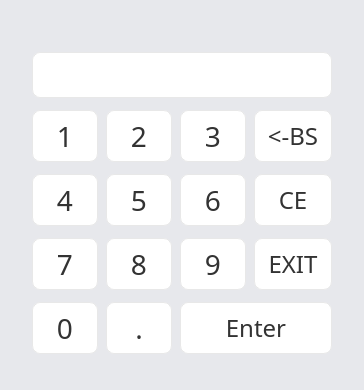
<?xml version="1.0" encoding="UTF-8"?>
<ui version="4.0">
 <class>Dialogkeygeneral</class>
 <widget class="QDialog" name="Dialogkeygeneral">
  <property name="geometry">
   <rect>
    <x>0</x>
    <y>0</y>
    <width>364</width>
    <height>390</height>
   </rect>
  </property>
  <property name="windowTitle">
   <string>Dialog</string>
  </property>
  <property name="styleSheet">
   <string notr="true">QDialog
{
background: #E7E8EC;
border-radius: 18px;
}</string>
  </property>
  <widget class="softkey" name="toolButton_nine_general">
   <property name="geometry">
    <rect>
     <x>180</x>
     <y>238</y>
     <width>66</width>
     <height>52</height>
    </rect>
   </property>
   <property name="styleSheet">
    <string notr="true">QToolButton
{
background: #FFFFFF;
border: 1px solid rgba(232,232,232,1);
border-radius: 8px;
font-family: PingFangSC-Regular;
font-size: 28px;
color: #333333;
text-align: center;
font-weight: 400;
}
QToolButton:pressed
{
	padding-left:1px;
	padding-top:1px;
}
</string>
   </property>
   <property name="text">
    <string>9</string>
   </property>
  </widget>
  <widget class="softkey" name="toolButton_four_general">
   <property name="geometry">
    <rect>
     <x>32</x>
     <y>174</y>
     <width>66</width>
     <height>52</height>
    </rect>
   </property>
   <property name="styleSheet">
    <string notr="true">QToolButton
{
background: #FFFFFF;
border: 1px solid rgba(232,232,232,1);
border-radius: 8px;
font-family: PingFangSC-Regular;
font-size: 28px;
color: #333333;
text-align: center;
font-weight: 400;
}
QToolButton:pressed
{
	padding-left:1px;
	padding-top:1px;
}
</string>
   </property>
   <property name="text">
    <string>4</string>
   </property>
  </widget>
  <widget class="softkey" name="toolButton_point_general">
   <property name="geometry">
    <rect>
     <x>106</x>
     <y>302</y>
     <width>66</width>
     <height>52</height>
    </rect>
   </property>
   <property name="styleSheet">
    <string notr="true">QToolButton
{
background: #FFFFFF;
border: 1px solid rgba(232,232,232,1);
border-radius: 8px;
font-family: PingFangSC-Regular;
font-size: 28px;
color: #333333;
text-align: center;
font-weight: 400;
}
QToolButton:pressed
{
	padding-left:1px;
	padding-top:1px;
}
</string>
   </property>
   <property name="text">
    <string>.</string>
   </property>
  </widget>
  <widget class="softkey" name="toolButton_six_general">
   <property name="geometry">
    <rect>
     <x>180</x>
     <y>174</y>
     <width>66</width>
     <height>52</height>
    </rect>
   </property>
   <property name="styleSheet">
    <string notr="true">QToolButton
{
background: #FFFFFF;
border: 1px solid rgba(232,232,232,1);
border-radius: 8px;
font-family: PingFangSC-Regular;
font-size: 28px;
color: #333333;
text-align: center;
font-weight: 400;
}
QToolButton:pressed
{
	padding-left:1px;
	padding-top:1px;
}
</string>
   </property>
   <property name="text">
    <string>6</string>
   </property>
  </widget>
  <widget class="softkey" name="toolButton_five_general">
   <property name="geometry">
    <rect>
     <x>106</x>
     <y>174</y>
     <width>66</width>
     <height>52</height>
    </rect>
   </property>
   <property name="styleSheet">
    <string notr="true">QToolButton
{
background: #FFFFFF;
border: 1px solid rgba(232,232,232,1);
border-radius: 8px;
font-family: PingFangSC-Regular;
font-size: 28px;
color: #333333;
text-align: center;
font-weight: 400;
}
QToolButton:pressed
{
	padding-left:1px;
	padding-top:1px;
}
</string>
   </property>
   <property name="text">
    <string>5</string>
   </property>
  </widget>
  <widget class="softkey" name="toolButton_ce_general">
   <property name="geometry">
    <rect>
     <x>254</x>
     <y>174</y>
     <width>78</width>
     <height>52</height>
    </rect>
   </property>
   <property name="styleSheet">
    <string notr="true">QToolButton
{
background: #FFFFFF;
border: 1px solid rgba(232,232,232,1);
border-radius: 8px;
font-family: PingFangSC-Regular;
font-size: 24px;
color: #333333;
text-align: center;
font-weight: 400;
}
QToolButton:pressed
{
	padding-left:1px;
	padding-top:1px;
}
</string>
   </property>
   <property name="text">
    <string>CE</string>
   </property>
  </widget>
  <widget class="softkey" name="toolButton_enter_general">
   <property name="geometry">
    <rect>
     <x>180</x>
     <y>302</y>
     <width>152</width>
     <height>52</height>
    </rect>
   </property>
   <property name="styleSheet">
    <string notr="true">QToolButton
{
background: #FFFFFF;
border: 1px solid rgba(232,232,232,1);
border-radius: 8px;
font-family: PingFangSC-Regular;
font-size: 24px;
color: #333333;
text-align: center;
font-weight: 400;
}
QToolButton:pressed
{
	padding-left:1px;
	padding-top:1px;
}
</string>
   </property>
   <property name="text">
    <string>Enter</string>
   </property>
  </widget>
  <widget class="QLineEdit" name="lineEdit_keyboard_general">
   <property name="geometry">
    <rect>
     <x>32</x>
     <y>52</y>
     <width>300</width>
     <height>46</height>
    </rect>
   </property>
   <property name="styleSheet">
    <string notr="true">background: #FFFFFF;
border: 1px solid rgba(232,232,232,1);
border-radius: 8px;
font-family: PingFangSC-Regular;
font-size: 30px;
color: #333333;
letter-spacing: 0;
line-height: 40px;
font-weight: 400;</string>
   </property>
  </widget>
  <widget class="softkey" name="toolButton_seven_general">
   <property name="geometry">
    <rect>
     <x>32</x>
     <y>238</y>
     <width>66</width>
     <height>52</height>
    </rect>
   </property>
   <property name="styleSheet">
    <string notr="true">QToolButton
{
background: #FFFFFF;
border: 1px solid rgba(232,232,232,1);
border-radius: 8px;
font-family: PingFangSC-Regular;
font-size: 28px;
color: #333333;
text-align: center;
font-weight: 400;
}
QToolButton:pressed
{
	padding-left:1px;
	padding-top:1px;
}
</string>
   </property>
   <property name="text">
    <string>7</string>
   </property>
  </widget>
  <widget class="softkey" name="toolButton_zero_general">
   <property name="geometry">
    <rect>
     <x>32</x>
     <y>302</y>
     <width>66</width>
     <height>52</height>
    </rect>
   </property>
   <property name="styleSheet">
    <string notr="true">QToolButton
{
background: #FFFFFF;
border: 1px solid rgba(232,232,232,1);
border-radius: 8px;
font-family: PingFangSC-Regular;
font-size: 28px;
color: #333333;
text-align: center;
font-weight: 400;
}
QToolButton:pressed
{
	padding-left:1px;
	padding-top:1px;
}
</string>
   </property>
   <property name="text">
    <string>0</string>
   </property>
  </widget>
  <widget class="softkey" name="toolButton_three_general">
   <property name="geometry">
    <rect>
     <x>180</x>
     <y>110</y>
     <width>66</width>
     <height>52</height>
    </rect>
   </property>
   <property name="styleSheet">
    <string notr="true">QToolButton
{
background: #FFFFFF;
border: 1px solid rgba(232,232,232,1);
border-radius: 8px;
font-family: PingFangSC-Regular;
font-size: 28px;
color: #333333;
text-align: center;
font-weight: 400;
}
QToolButton:pressed
{
	padding-left:1px;
	padding-top:1px;
}
</string>
   </property>
   <property name="text">
    <string>3</string>
   </property>
  </widget>
  <widget class="softkey" name="toolButton_exit_general">
   <property name="geometry">
    <rect>
     <x>254</x>
     <y>238</y>
     <width>78</width>
     <height>52</height>
    </rect>
   </property>
   <property name="styleSheet">
    <string notr="true">QToolButton
{
background: #FFFFFF;
border: 1px solid rgba(232,232,232,1);
border-radius: 8px;
font-family: PingFangSC-Regular;
font-size: 24px;
color: #333333;
text-align: center;
font-weight: 400;
}
QToolButton:pressed
{
	padding-left:1px;
	padding-top:1px;
}
</string>
   </property>
   <property name="text">
    <string>EXIT</string>
   </property>
  </widget>
  <widget class="softkey" name="toolButton_bs_general">
   <property name="geometry">
    <rect>
     <x>254</x>
     <y>110</y>
     <width>78</width>
     <height>52</height>
    </rect>
   </property>
   <property name="styleSheet">
    <string notr="true">QToolButton
{
background: #FFFFFF;
border: 1px solid rgba(232,232,232,1);
border-radius: 8px;
font-family: PingFangSC-Regular;
font-size: 24px;
color: #333333;
text-align: center;
font-weight: 400;
}
QToolButton:pressed
{
	padding-left:1px;
	padding-top:1px;
}
</string>
   </property>
   <property name="text">
    <string>&lt;-BS</string>
   </property>
  </widget>
  <widget class="softkey" name="toolButton_one_general">
   <property name="geometry">
    <rect>
     <x>32</x>
     <y>110</y>
     <width>66</width>
     <height>52</height>
    </rect>
   </property>
   <property name="styleSheet">
    <string notr="true">QToolButton
{
background: #FFFFFF;
border: 1px solid rgba(232,232,232,1);
border-radius: 8px;
font-family: PingFangSC-Regular;
font-size: 28px;
color: #333333;
text-align: center;
font-weight: 400;
}
QToolButton:pressed
{
	padding-left:1px;
	padding-top:1px;
}
</string>
   </property>
   <property name="text">
    <string>1</string>
   </property>
  </widget>
  <widget class="softkey" name="toolButton_two_general">
   <property name="geometry">
    <rect>
     <x>106</x>
     <y>110</y>
     <width>66</width>
     <height>52</height>
    </rect>
   </property>
   <property name="styleSheet">
    <string notr="true">QToolButton
{
background: #FFFFFF;
border: 1px solid rgba(232,232,232,1);
border-radius: 8px;
font-family: PingFangSC-Regular;
font-size: 28px;
color: #333333;
text-align: center;
font-weight: 400;
}
QToolButton:pressed
{
	padding-left:1px;
	padding-top:1px;
}
</string>
   </property>
   <property name="text">
    <string>2</string>
   </property>
  </widget>
  <widget class="softkey" name="toolButton_eight_general">
   <property name="geometry">
    <rect>
     <x>106</x>
     <y>238</y>
     <width>66</width>
     <height>52</height>
    </rect>
   </property>
   <property name="styleSheet">
    <string notr="true">QToolButton
{
background: #FFFFFF;
border: 1px solid rgba(232,232,232,1);
border-radius: 8px;
font-family: PingFangSC-Regular;
font-size: 28px;
color: #333333;
text-align: center;
font-weight: 400;
}
QToolButton:pressed
{
	padding-left:1px;
	padding-top:1px;
}
</string>
   </property>
   <property name="text">
    <string>8</string>
   </property>
  </widget>
 </widget>
 <customwidgets>
  <customwidget>
   <class>softkey</class>
   <extends>QToolButton</extends>
   <header location="global">softkey.h</header>
  </customwidget>
 </customwidgets>
 <resources/>
 <connections>
  <connection>
   <sender>toolButton_exit_general</sender>
   <signal>clicked()</signal>
   <receiver>Dialogkeygeneral</receiver>
   <slot>close()</slot>
   <hints>
    <hint type="sourcelabel">
     <x>292</x>
     <y>263</y>
    </hint>
    <hint type="destinationlabel">
     <x>181</x>
     <y>194</y>
    </hint>
   </hints>
  </connection>
 </connections>
</ui>
